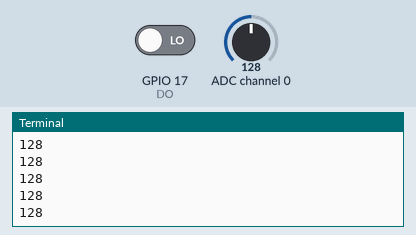
This program was run on a simulated Raspberry Pi (BCM pin numbers). Parts: the last lines printed to the terminal. Inputs (shaded band) come from the test bench; at power-on: GPIO 17 (DO) LOW, ADC channel 0 = 128 (analog values on the 0–255 scale). Library files of the repository ran but are not shown: PCF8591.py.

Above: at 1.2 s.
1.3 s: GPIO 17 (DO) driven HIGH
2.9 s: ADC channel 0 set to 178
At 3.17 s:
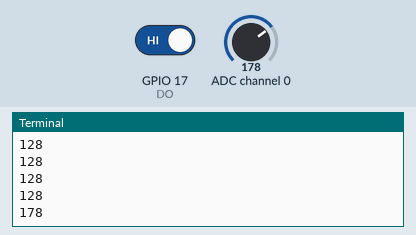
4.4 s: ADC channel 0 set to 224
At 4.57 s:
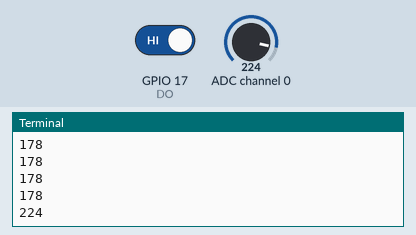
Timing chart, 0 to 7.4 s (numbered marks = the images above; inputs shaded):
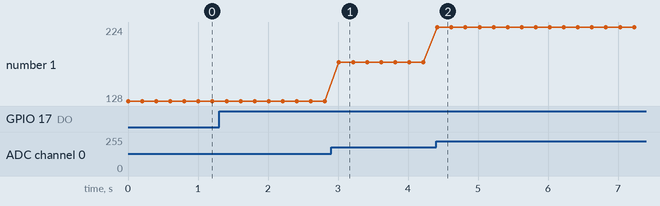

The program:

14_rain_detection.py
```python
#!/usr/bin/env python
import PCF8591 as ADC
import RPi.GPIO as GPIO
import time
import math

DO = 17
GPIO.setmode(GPIO.BCM)

def setup():
	ADC.setup(0x48)
	GPIO.setup(DO, GPIO.IN)

def Print(x):
	if x == 1:
		print ''
		print '   ***************'
		print '   * Not raining *'
		print '   ***************'
		print ''
	if x == 0:
		print ''
		print '   *************'
		print '   * Raining!! *'
		print '   *************'
		print ''

def loop():
	status = 1
	while True:
		print ADC.read(0)

		tmp = GPIO.input(DO);
		if tmp != status:
			Print(tmp)
			status = tmp

		time.sleep(0.2)

if __name__ == '__main__':
	try:
		setup()
		loop()
	except KeyboardInterrupt:
		pass
```

Measured:
- after the input at 2.9 s, the terminal: prints a new line after 0.11 s (image 1)
- after the input at 4.4 s, the terminal: prints a new line at once (image 2)
- plotted number 1: 128 → 178 after the input at 2.9 s, 178 → 224 after the input at 4.4 s
